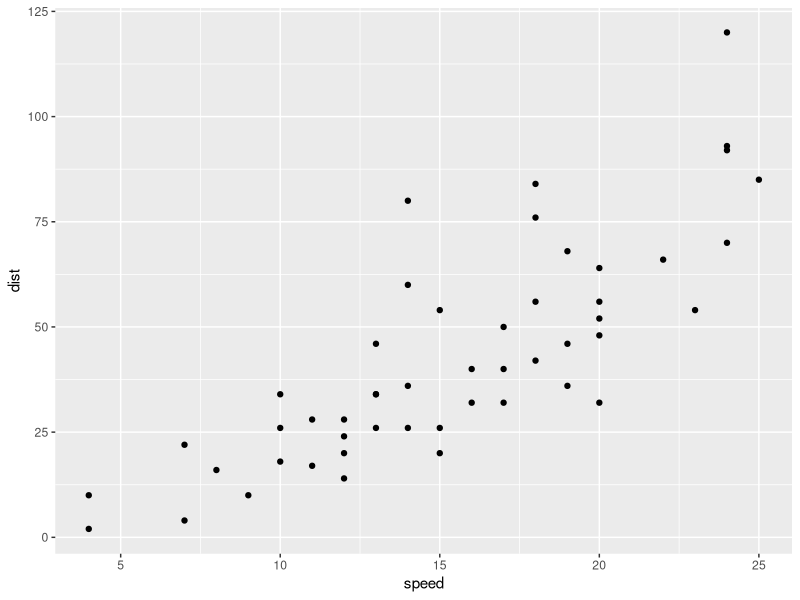
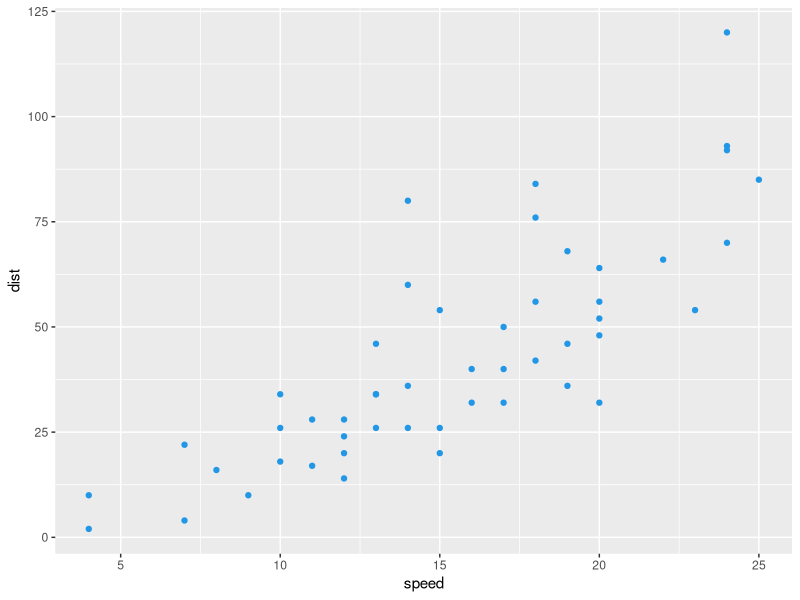
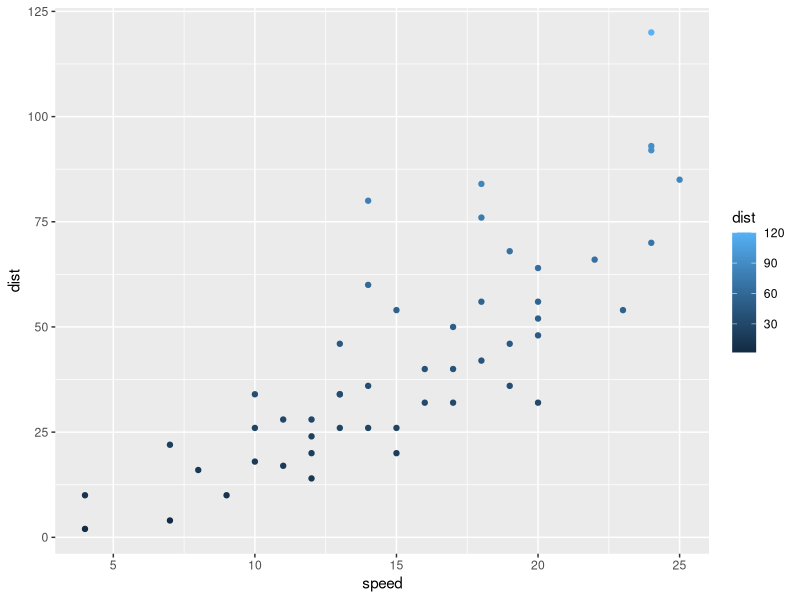
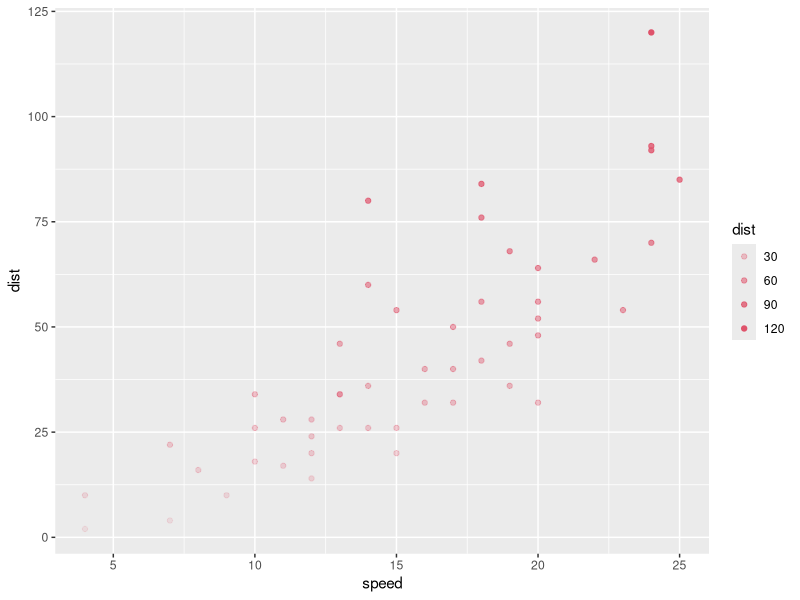
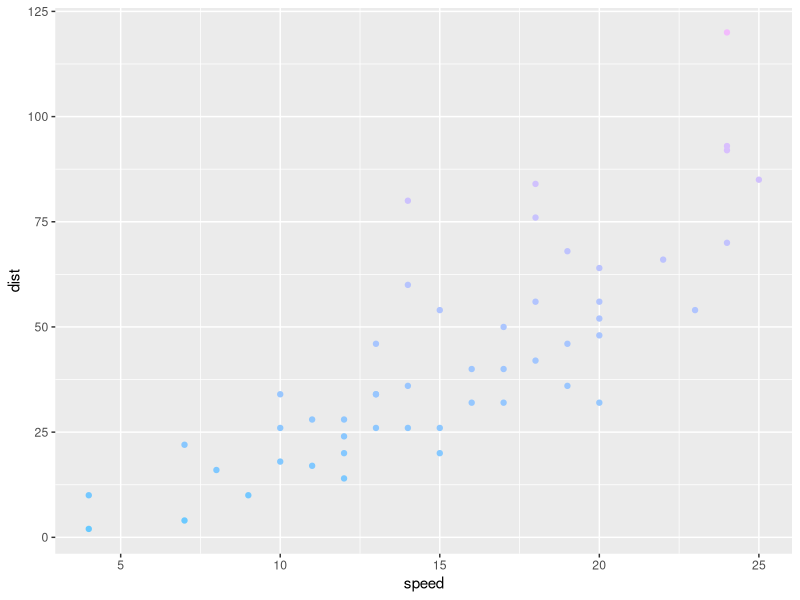
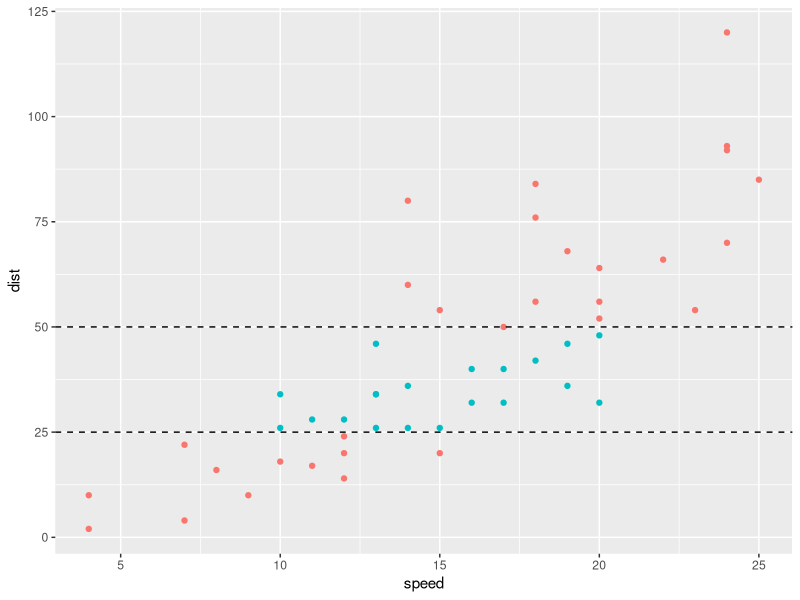
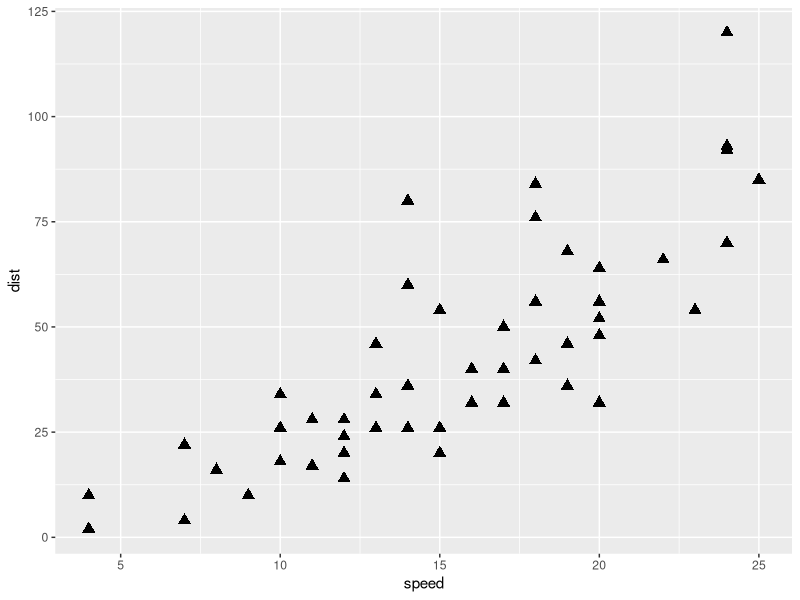

The R script that drew these images, in order:
library(ggplot2)

# Basic scatter plot
ggplot(cars, aes(x = speed, y = dist)) +
  geom_point()

# color
ggplot(cars, aes(x = speed, y = dist)) +
  geom_point(colour = 4)

# Gradient color
ggplot(cars, aes(x = speed, y = dist, color = dist)) +
  geom_point()

# Transparency
ggplot(cars, aes(x = speed, y = dist, alpha = dist)) +
  geom_point(colour = 2)

# Color scale
ggplot(cars, aes(x = speed, y = dist,
                 colour = dist)) +
  geom_point(show.legend = FALSE) +
  scale_color_gradient(low = "#67c9ff", high = "#f2bbfc")

# Color based on values
ggplot(cars, aes(x = speed, y = dist)) +
  geom_point(aes(colour = dist > 25 & dist < 50),
             show.legend = FALSE) +
  geom_hline(yintercept = 25, linetype = "dashed") + 
  geom_hline(yintercept = 50, linetype = "dashed")

# Shape and size of the points
ggplot(cars, aes(x = speed, y = dist)) +
  geom_point(size = 3, shape = 17)
